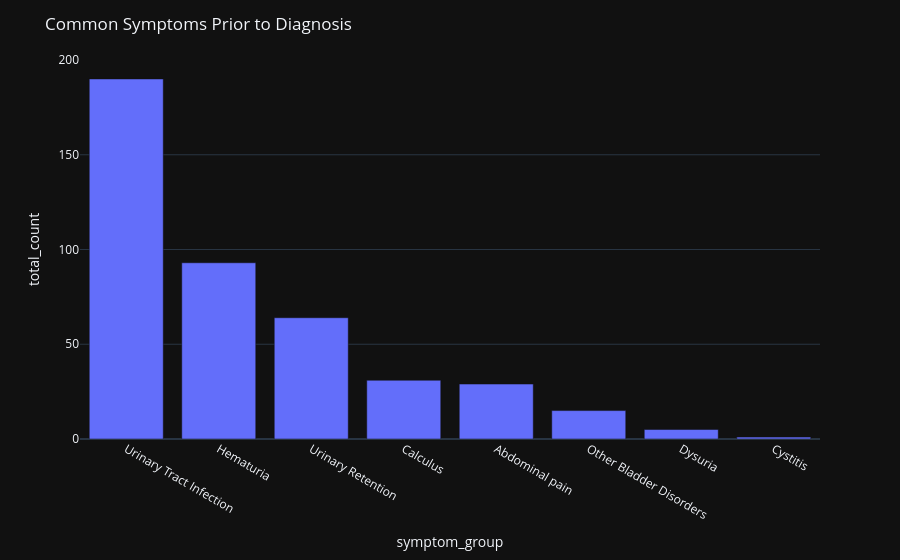

The code cell stored with this chart in its notebook:
### Code cell
# Getting the top Relevant symptoms seen
# Obtained by searching the relevant visits and only those in the top 10 ranking for the visits

top_symptoms = (
    diagnoses
    .filter( col("visit_type")=="SYMPTOM")
    .join(
        broadcast(icd_codes.filter(col("status") == "RELEVANT")), #broadcast join on filtered dataset
        on=["icd_code","icd_version"],
        how="inner"
    )
    .where(col("ranking") <= 10)
    .withColumn("symptom_group",
                when(F.map_contains_key(symptom_map,col("icd_code")), symptom_map[col("icd_code")])
                .otherwise("Not in List"))
    .groupBy("symptom_group") # decided to just go for top 10, will figure out
    .agg(
        count("*").alias("total_count"),
        count_distinct("subject_id").alias("distinct_patients")
)
    .drop("icd_code","icd_version","status")
    .sort("total_count", ascending=False)
)

top_symptoms.show(10, truncate=False)
fig_top_symptoms= top_symptoms.plot.bar(x="symptom_group", y="total_count").update_layout(title_text="Common Symptoms Prior to Diagnosis")

fig_top_symptoms.show()

### Figure 1 — Plotly figure (JSON) as saved in the notebook; plotly's stock layout.template omitted (floating-point values rounded to 4 significant figures)
{"data": [{"hovertemplate": "symptom_group=%{x}<br>total_count=%{y}<extra></extra>", "legendgroup": "", "marker": {"color": "#636efa", "pattern": {"shape": ""}}, "name": "", "orientation": "v", "showlegend": false, "textposition": "auto", "x": ["Urinary Tract Infection", "Hematuria", "Urinary Retention", "Calculus", "Abdominal pain", "Other Bladder Disorders", "Dysuria", "Cystitis"], "xaxis": "x", "y": [190, 93, 64, 31, 29, 15, 5, 1], "yaxis": "y", "type": "bar"}], "layout": {"xaxis": {"anchor": "y", "domain": [0.0, 1.0], "title": {"text": "symptom_group"}}, "yaxis": {"anchor": "x", "domain": [0.0, 1.0], "title": {"text": "total_count"}}, "legend": {"tracegroupgap": 0}, "margin": {"t": 60}, "barmode": "relative", "title": {"text": "Common Symptoms Prior to Diagnosis"}}}
